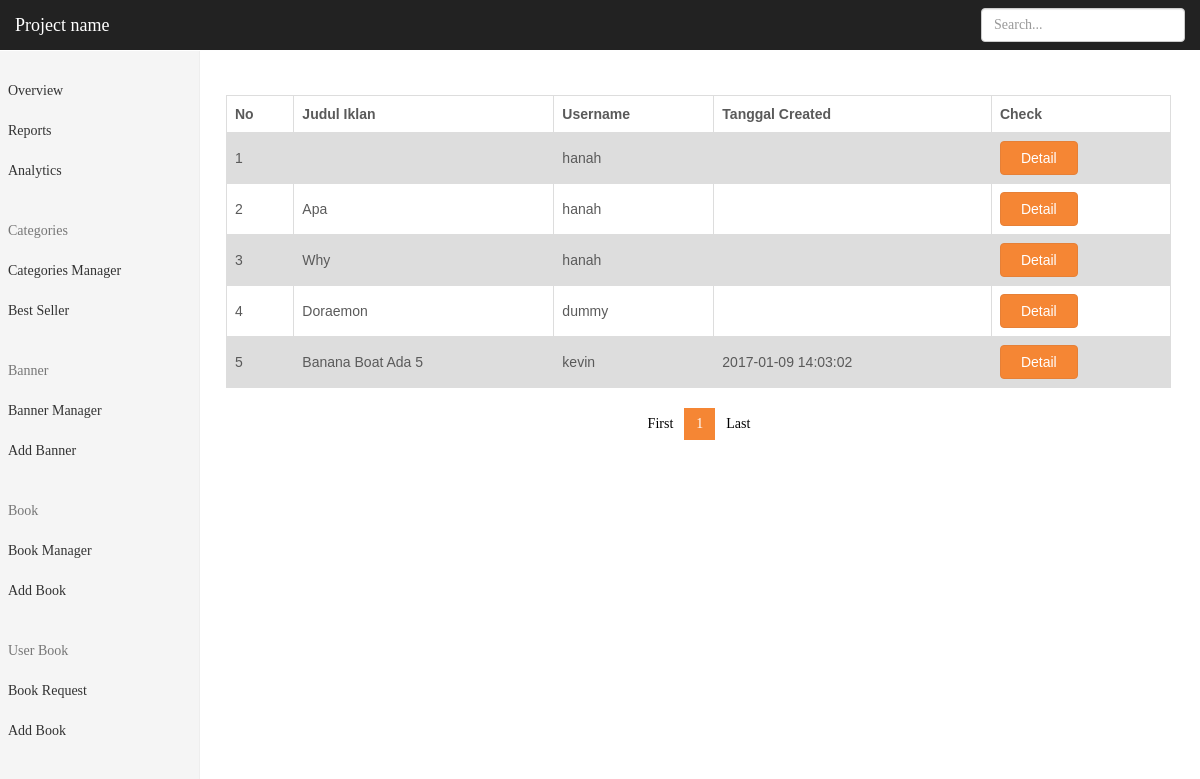
Page /index.php/super/userbook/userbookrequest on the earlier database version.
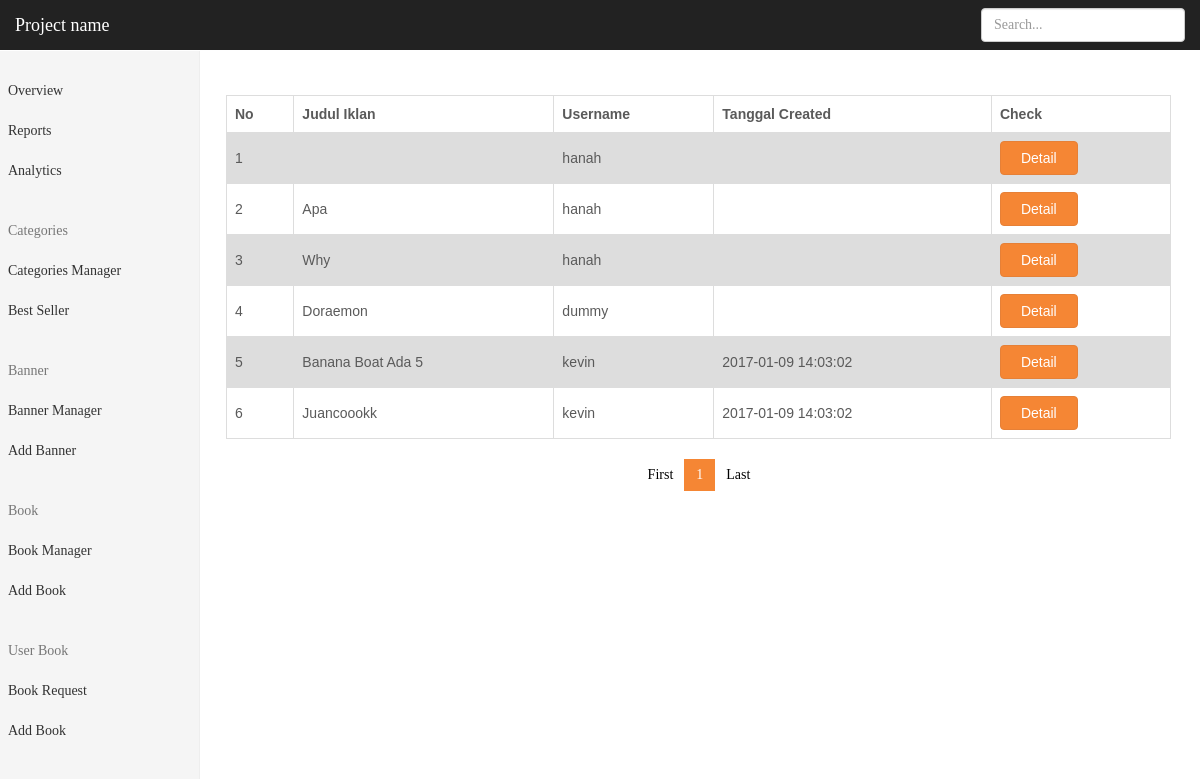
Same page on the later database version.
### tables this page shows
CREATE TABLE `user_book` (
  `id_u_b` int(11) NOT NULL,
  `id_b_source` int(11) NOT NULL DEFAULT '0',
  `price_sell_u_b` int(11) DEFAULT NULL,
  `price_point` int(11) DEFAULT '0',
  `price_rent_u_b` int(11) DEFAULT NULL,
  `type_u_b` int(50) DEFAULT NULL,
  `sell_u_b` tinyint(1) DEFAULT NULL,
  `barter_u_b` tinyint(1) DEFAULT NULL,
  `rent_u_b` tinyint(1) NOT NULL,
  `description_u_b` varchar(300) DEFAULT NULL,
  `id_u_owner` int(11) DEFAULT NULL,
  `stock_u_b` int(11) DEFAULT NULL,
  `main_image_u_b` varchar(100) DEFAULT NULL,
  `title_u_b` varchar(100) NOT NULL,
  `berat_u_b` int(11) NOT NULL,
  `slug_title_u_b` varchar(500) NOT NULL,
  `tahun_beli_u_b` year(4) NOT NULL,
  `active` int(2) DEFAULT '2',
  `activated_by` varchar(12) DEFAULT NULL,
  `created_at` timestamp NULL DEFAULT NULL,
  `updated_at` timestamp NULL DEFAULT NULL,
  `rejected_reason` int(3) DEFAULT NULL,
  `activated_at` timestamp NULL DEFAULT NULL,
  `views_ub` int(11) NOT NULL DEFAULT '0'
);

CREATE TABLE `user` (
  `id_u` int(11) NOT NULL,
  `username_u` varchar(50) DEFAULT NULL,
  `email_u` varchar(100) DEFAULT NULL,
  `password_u` varchar(255) DEFAULT NULL,
  `firstname_u` varchar(255) DEFAULT NULL,
  `lastname_u` varchar(100) DEFAULT NULL,
  `date_of_birth_u` date DEFAULT NULL,
  `phone_number_u` varchar(15) DEFAULT NULL,
  `address_u` varchar(150) DEFAULT '-',
  `city_u` int(6) DEFAULT NULL,
  `province_u` int(6) DEFAULT NULL,
  `total_review_u` int(11) DEFAULT '0',
  `bio_u` varchar(200) DEFAULT NULL,
  `photo_profile_u` varchar(150) DEFAULT 'assets/img/default/profile-pict.png',
  `photo_cover_u` varchar(150) DEFAULT '0',
  `point` int(11) DEFAULT '0',
  `money` int(11) DEFAULT '0',
  `line_u` varchar(32) NOT NULL DEFAULT '-',
  `whatsapp_u` varchar(15) NOT NULL DEFAULT '-',
  `created_at` timestamp NULL DEFAULT NULL,
  `last_login` timestamp NULL DEFAULT NULL,
  `views_u` int(11) NOT NULL DEFAULT '0',
  `last_update` timestamp NULL DEFAULT CURRENT_TIMESTAMP
);

### application/controllers/super/UserBook.php (called while the page is built, shortened)
<?php
class UserBook extends CI_Controller {
	public function __construct()
	{
		$this->load->library('session');
		$this->load->library('fixstring');
		$this->load->helper('url');
		$this->load->library('form_validation');
		$this->load->helper(array('form', 'url'));
		$this->load->model('super/M_UserBook');
	}
	public function userbookrequest()
	{
		if($this->input->get('page')!=null)
		{
			$page = $this->input->get('page');
		}
		else $page=1;
		$limit=20;
		$offset = ($page-1)*$limit;
		$data['page_now']=$page;
		$data['header']=$this->load->view('super/parts/header','',true);
		$data['navbar']=$this->load->view('super/parts/navbar','',true);
		$data['sidebar']=$this->load->view('super/parts/sidebar','',true);
		$data['footer']=$this->load->view('super/parts/footer','',true);
		$data['book'] = $this->M_UserBook->getRequestUserBook($limit, $offset);
		$count_books = $this->M_UserBook->countAllRequestBook();
		$data['page_total'] = ceil($count_books/$limit);
		$this->load->view('super/userbook/request_book',$data);
	}
}
?>

### index.php (called while the page is built, shortened)
<?php
require_once BASEPATH.'core/CodeIgniter.php';

### application/models/super/M_UserBook.php (called while the page is built, shortened)
<?php
  Class M_UserBook extends CI_Model
  {
	public function getRequestUserBook($limit, $offset)
	{
		$change = $this->db->query
		("
			SELECT * FROM user_book, user
			WHERE  user_book.active = 2 AND user_book.id_u_owner  = user.id_u
			ORDER BY id_u_b
			LIMIT ".$limit."
			OFFSET ".$offset."
		");
		$result = $change->result();
		return $result;
	}
  }
 ?>

### application/views/super/userbook/request_book.php (the view, shortened to what this page needs)
<!DOCTYPE html>
<html lang="en">
	<head>
		<?php echo $header ?>
		<link href="<?php echo base_url()?>assets/css/admin/dashboard.css" rel="stylesheet">
		<link rel="stylesheet" href="<?php echo base_url()?>assets/css/dapatbuku.css">
		<link href="<?php echo base_url()?>assets/css/admin/book.css" rel="stylesheet">
	</head>
	<body>
	<?php echo $navbar?>
    <div class="container-fluid ">
		<div class="row">
		<?php echo $sidebar?>
			<div class="col-sm-9 col-sm-offset-3 col-md-10 col-md-offset-2 main">
				<div class="col-md-12">
					<div class="row">
					<table>
					  <tr>
					    <th>No</th>
					    <th>Judul Iklan</th>
					    <th>Username</th>
					    <th>Tanggal Created</th>
					    <th>Check</th>
					  </tr>
					<?php for ($i=0;$i<count($book);$i++){ ?>
					<tr>
					  	<td><?php echo $i+1 ?></td>
					  	<td><?php echo $book[$i]->title_u_b?></td>
					  	<td><?php echo $book[$i]->username_u?></td>
					  	<td><?php echo $book[$i]->created_at?></td>
					  	<td>
					  		<a href="<?php echo base_url()?>super/userbook/detail/<?php echo $book[$i]->slug_title_u_b?>">
					  		<button type="button" class="btn btn-primary">Detail</button>
					  		</a>
					  	</td>
					</tr>
					<?php } ?>
					</table>
						<div class="col-md-12">
							<nav aria-label="Page navigation">
							<div class="text-center">
							 	<ul class="pagination">
								<li><a href="<?php echo base_url()?>super/userbook/userbookrequest?page=1">First</a></li>
									<?php for($i=1;$i<=$page_total;$i++){
										if($i<=$page_now+2 && $i >= $page_now - 2 && $i >= 1 && $i<=$page_total){
									?>
										<li <?php if($i == $page_now) echo 'class="active"' ?>  >
											<a href="<?php echo base_url()?>super/userbook/userbookrequest?
											page=<?php echo $i?>
											">
											<?php echo $i ?><span class="sr-only">(current)</span></a></li>
									<?php }} ?>
									<li><a href="<?php echo base_url()?>super/userbook/userbookrequest?page=<?php echo $page_total?>">Last</a></li>
							  	</ul>
							</div>
							</nav>
						</div>
					</div>
				</div>
			</div>
		</div>
    </div>
	</body>
</html>

### application/views/super/parts/header.php (shortened to what this page needs)
<link href="<?php echo base_url()?>assets/css/bootstrap.min.css" rel="stylesheet">

### application/views/super/parts/navbar.php (shortened to what this page needs)
<nav class="navbar navbar-inverse navbar-fixed-top">
   <div class="container-fluid">
     <div class="navbar-header">
       <a class="navbar-brand" href="#">Project name</a>
     </div>
     <div id="navbar" class="navbar-collapse collapse">
       <form method="POST" action="<?php echo base_url()?>super/AdminBook/search" class="navbar-form navbar-right">
         <input type="text" name="keyword" class="form-control" placeholder="Search...">
       </form>
     </div>
   </div>
 </nav>

### application/views/super/parts/sidebar.php
<div class="col-sm-3 col-md-2 sidebar">
  <ul class="nav nav-sidebar">
    <li class=""><a href="#">Overview <span class="sr-only">(current)</span></a></li>
    <li class=""><a href="#">Reports</a></li>
    <li class=""><a href="#">Analytics</a></li>
  </ul>
  <ul class="nav nav-sidebar">
    <li class="disabled"><a href="">Categories</a></li>
    <li class=""><a href="<?php echo base_url()?>super/adminbook/bookmanager">Categories Manager</a></li>
    <li class=""><a href="<?php echo base_url()?>super/a_bestseller">Best Seller</a></li>
  </ul>
  <ul class="nav nav-sidebar">
    <li class="disabled"><a href="">Banner</a></li>
    <li class=""><a href="<?php echo base_url()?>super/a_banner/manager">Banner Manager</a></li>
    <li class=""><a href="<?php echo base_url()?>super/adminbook/add_book">Add Banner</a></li>
  </ul>
  <ul class="nav nav-sidebar">
    <li class="disabled"><a href="">Book</a></li>
    <li class=""><a href="<?php echo base_url()?>super/adminbook/bookmanager">Book Manager</a></li>
    <li class=""><a href="<?php echo base_url()?>super/adminbook/add_book">Add Book</a></li>
  </ul>
  <ul class="nav nav-sidebar">
    <li class="disabled"><a href="">User Book</a></li>
    <li class=""><a href="<?php echo base_url()?>super/userbook/userbookrequest">Book Request</a></li>
    <li class=""><a href="<?php echo base_url()?>super/adminbook/userbook">Add Book</a></li>
  </ul>
</div>

### assets/css/admin/dashboard.css (style rules this page uses)
body { padding-top: 50px; }
.navbar-fixed-top { border: 0; }
.sidebar { display: none; }
@media (min-width: 768px) { .sidebar { position: fixed; top: 51px; bottom: 0; left: 0; z-index: 1000; display: block; padding: 20px; overflow-x: hidden; overflow-y: auto; background-color: #f5f5f5; border-right: 1px solid #eee; } }
.nav-sidebar { margin-right: -21px; margin-bottom: 20px; margin-left: -20px; }
.nav-sidebar > li > a { padding-right: 20px; padding-left: 20px; }
.main { padding: 20px; }
@media (min-width: 768px) { .main { padding-right: 40px; padding-left: 40px; } }

### assets/css/dapatbuku.css (style rules this page uses)
body { padding-top:75px; }
.col-xs-1, .col-sm-1, .col-md-1, .col-lg-1, .col-xs-2, .col-sm-2, .col-md-2, .col-lg-2, .col-xs-3, .col-sm-3, .col-md-3, .col-lg-3, .col-xs-4, .col-sm-4, .col-md-4, .col-lg-4, .col-xs-5, .col-sm-5, .col-md-5, .col-lg-5, .col-xs-6, .col-sm-6, .col-md-6, .col-lg-6, .col-xs-7, .col-sm-7, .col-md-7, .col-lg-7, .col-xs-8, .col-sm-8, .col-md-8, .col-lg-8, .col-xs-9, .col-sm-9, .col-md-9, .col-lg-9, .col-xs-10, .col-sm-10, .col-md-10, .col-lg-10, .col-xs-11, .col-sm-11, .col-md-11, .col-lg-11, .col-xs-12, .col-sm-12, .col-md-12, .col-lg-12 { padding-right: 7px; padding-left: 8px; }
body { font-family: SourceSansPro; color: #5a5a5a; background-color:#f5f8fa; }
.btn-primary { color: #fff; background-color: #F58634; border-color: #E68037; padding-left:20px; padding-right:20px; }
a { text-decoration: none; color:#333; }
.text-center { text-align:center; }
.pagination > li > a, .pagination > li > span { color:black; background-color:white; border: none; }
.pagination > .active > a, .pagination > .active > span, .pagination > .active > a:hover, .pagination > .active > span:hover, .pagination > .active > a:focus, .pagination > .active > span:focus { color:white; background-color:#F58634; }

### assets/css/admin/book.css (style rules this page uses)
.row { margin:0; }

### application/views/super/parts/header.php (style rules this page uses)
body { background-color:white!important; }

### application/views/super/userbook/request_book.php (style rules this page uses)
table { font-family: arial, sans-serif; border-collapse: collapse; width: 100%; }
td, th { border: 1px solid #dddddd; text-align: left; padding: 8px; }
tr:nth-child(even) { background-color: #dddddd; }

Differences in the rows shown:
added user_book: title_u_b "Juancoookk", id_u_owner.username_u "kevin", id_u_owner.created_at "2017-01-09 14:03:02"
